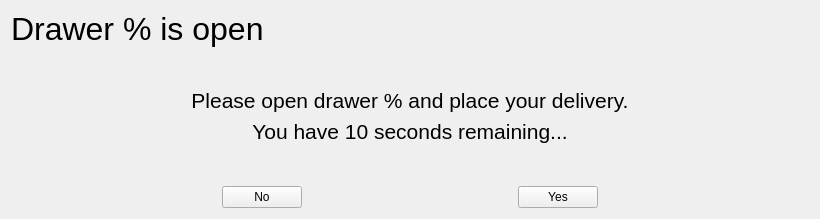
<?xml version="1.0" encoding="UTF-8"?>
<ui version="4.0">
 <class>open_drawer</class>
 <widget class="QWidget" name="open_drawer">
  <property name="geometry">
   <rect>
    <x>0</x>
    <y>0</y>
    <width>820</width>
    <height>219</height>
   </rect>
  </property>
  <property name="windowTitle">
   <string>Form</string>
  </property>
  <layout class="QVBoxLayout" name="verticalLayout">
   <item>
    <widget class="QLabel" name="label_title">
     <property name="font">
      <font>
       <pointsize>24</pointsize>
      </font>
     </property>
     <property name="text">
      <string>Drawer % is open</string>
     </property>
    </widget>
   </item>
   <item>
    <spacer name="form_buttons_spacer">
     <property name="orientation">
      <enum>Qt::Vertical</enum>
     </property>
     <property name="sizeHint" stdset="0">
      <size>
       <width>20</width>
       <height>40</height>
      </size>
     </property>
    </spacer>
   </item>
   <item>
    <widget class="QLabel" name="label_description">
     <property name="font">
      <font>
       <pointsize>16</pointsize>
      </font>
     </property>
     <property name="text">
      <string>Please open drawer % and place your delivery.</string>
     </property>
     <property name="alignment">
      <set>Qt::AlignCenter</set>
     </property>
    </widget>
   </item>
   <item>
    <widget class="QLabel" name="label_countdown">
     <property name="font">
      <font>
       <pointsize>16</pointsize>
      </font>
     </property>
     <property name="text">
      <string>You have 10 seconds remaining...</string>
     </property>
     <property name="alignment">
      <set>Qt::AlignCenter</set>
     </property>
    </widget>
   </item>
   <item>
    <spacer name="verticalSpacer">
     <property name="orientation">
      <enum>Qt::Vertical</enum>
     </property>
     <property name="sizeHint" stdset="0">
      <size>
       <width>20</width>
       <height>40</height>
      </size>
     </property>
    </spacer>
   </item>
   <item>
    <layout class="QHBoxLayout" name="buttons_layout">
     <item>
      <spacer name="horizontalSpacer">
       <property name="orientation">
        <enum>Qt::Horizontal</enum>
       </property>
       <property name="sizeHint" stdset="0">
        <size>
         <width>40</width>
         <height>20</height>
        </size>
       </property>
      </spacer>
     </item>
     <item>
      <widget class="QPushButton" name="no_button">
       <property name="text">
        <string>No</string>
       </property>
      </widget>
     </item>
     <item>
      <spacer name="buttons_spacer">
       <property name="orientation">
        <enum>Qt::Horizontal</enum>
       </property>
       <property name="sizeHint" stdset="0">
        <size>
         <width>40</width>
         <height>20</height>
        </size>
       </property>
      </spacer>
     </item>
     <item>
      <widget class="QPushButton" name="yes_button">
       <property name="text">
        <string>Yes</string>
       </property>
      </widget>
     </item>
     <item>
      <spacer name="horizontalSpacer_2">
       <property name="orientation">
        <enum>Qt::Horizontal</enum>
       </property>
       <property name="sizeHint" stdset="0">
        <size>
         <width>40</width>
         <height>20</height>
        </size>
       </property>
      </spacer>
     </item>
    </layout>
   </item>
  </layout>
 </widget>
 <resources/>
 <connections/>
</ui>
